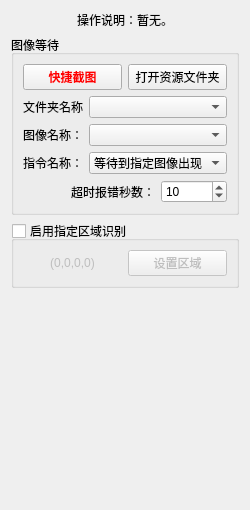
       <widget class="QWidget" name="tab_19">
        <attribute name="title">
         <string>图像等待</string>
        </attribute>
        <layout class="QVBoxLayout" name="verticalLayout_40">
         <item>
          <widget class="QLabel" name="label_89">
           <property name="sizePolicy">
            <sizepolicy hsizetype="Preferred" vsizetype="Preferred">
             <horstretch>0</horstretch>
             <verstretch>0</verstretch>
            </sizepolicy>
           </property>
           <property name="text">
            <string>操作说明：暂无。</string>
           </property>
           <property name="alignment">
            <set>Qt::AlignCenter</set>
           </property>
           <property name="wordWrap">
            <bool>false</bool>
           </property>
           <property name="margin">
            <number>0</number>
           </property>
           <property name="indent">
            <number>-1</number>
           </property>
           <property name="openExternalLinks">
            <bool>false</bool>
           </property>
          </widget>
         </item>
         <item>
          <widget class="QGroupBox" name="groupBox_2">
           <property name="title">
            <string>图像等待</string>
           </property>
           <layout class="QVBoxLayout" name="verticalLayout_20">
            <item>
             <layout class="QHBoxLayout" name="horizontalLayout_5">
              <item>
               <widget class="QPushButton" name="pushButton_21">
                <property name="palette">
                 <palette>
                  <active>
                   <colorrole role="ButtonText">
                    <brush brushstyle="SolidPattern">
                     <color alpha="255">
                      <red>255</red>
                      <green>0</green>
                      <blue>0</blue>
                     </color>
                    </brush>
                   </colorrole>
                  </active>
                  <inactive>
                   <colorrole role="ButtonText">
                    <brush brushstyle="SolidPattern">
                     <color alpha="255">
                      <red>255</red>
                      <green>0</green>
                      <blue>0</blue>
                     </color>
                    </brush>
                   </colorrole>
                  </inactive>
                  <disabled>
                   <colorrole role="ButtonText">
                    <brush brushstyle="SolidPattern">
                     <color alpha="255">
                      <red>120</red>
                      <green>120</green>
                      <blue>120</blue>
                     </color>
                    </brush>
                   </colorrole>
                  </disabled>
                 </palette>
                </property>
                <property name="font">
                 <font>
                  <family>微软雅黑</family>
                  <weight>75</weight>
                  <bold>true</bold>
                 </font>
                </property>
                <property name="text">
                 <string>快捷截图</string>
                </property>
               </widget>
              </item>
              <item>
               <widget class="QPushButton" name="pushButton_22">
                <property name="text">
                 <string>打开资源文件夹</string>
                </property>
               </widget>
              </item>
             </layout>
            </item>
            <item>
             <layout class="QGridLayout" name="gridLayout_9">
              <item row="1" column="0">
               <widget class="QLabel" name="label_46">
                <property name="text">
                 <string>图像名称：</string>
                </property>
               </widget>
              </item>
              <item row="2" column="1" colspan="2">
               <widget class="QComboBox" name="comboBox_19">
                <item>
                 <property name="text">
                  <string>等待到指定图像出现</string>
                 </property>
                </item>
                <item>
                 <property name="text">
                  <string>等待到指定图像消失</string>
                 </property>
                </item>
               </widget>
              </item>
              <item row="3" column="2">
               <widget class="QSpinBox" name="spinBox_6">
                <property name="minimum">
                 <number>1</number>
                </property>
                <property name="maximum">
                 <number>86400</number>
                </property>
                <property name="value">
                 <number>10</number>
                </property>
               </widget>
              </item>
              <item row="1" column="1" colspan="2">
               <widget class="QComboBox" name="comboBox_18"/>
              </item>
              <item row="3" column="0" colspan="2">
               <widget class="QLabel" name="label_48">
                <property name="text">
                 <string>超时报错秒数：</string>
                </property>
                <property name="alignment">
                 <set>Qt::AlignRight|Qt::AlignTrailing|Qt::AlignVCenter</set>
                </property>
               </widget>
              </item>
              <item row="0" column="0">
               <widget class="QLabel" name="label_45">
                <property name="text">
                 <string>文件夹名称</string>
                </property>
               </widget>
              </item>
              <item row="0" column="1" colspan="2">
               <widget class="QComboBox" name="comboBox_17"/>
              </item>
              <item row="2" column="0">
               <widget class="QLabel" name="label_47">
                <property name="text">
                 <string>指令名称：</string>
                </property>
               </widget>
              </item>
             </layout>
            </item>
           </layout>
          </widget>
         </item>
         <item>
          <widget class="QGroupBox" name="groupBox_61">
           <property name="enabled">
            <bool>true</bool>
           </property>
           <property name="title">
            <string>启用指定区域识别</string>
           </property>
           <property name="checkable">
            <bool>true</bool>
           </property>
           <property name="checked">
            <bool>false</bool>
           </property>
           <layout class="QHBoxLayout" name="horizontalLayout_24">
            <item>
             <widget class="QLabel" name="label_160">
              <property name="text">
               <string>(0,0,0,0)</string>
              </property>
              <property name="alignment">
               <set>Qt::AlignCenter</set>
              </property>
             </widget>
            </item>
            <item>
             <widget class="QPushButton" name="pushButton_54">
              <property name="text">
               <string>设置区域</string>
              </property>
             </widget>
            </item>
           </layout>
          </widget>
         </item>
         <item>
          <spacer name="verticalSpacer_8">
           <property name="orientation">
            <enum>Qt::Vertical</enum>
           </property>
           <property name="sizeHint" stdset="0">
            <size>
             <width>20</width>
             <height>211</height>
            </size>
           </property>
          </spacer>
         </item>
        </layout>
       </widget>
